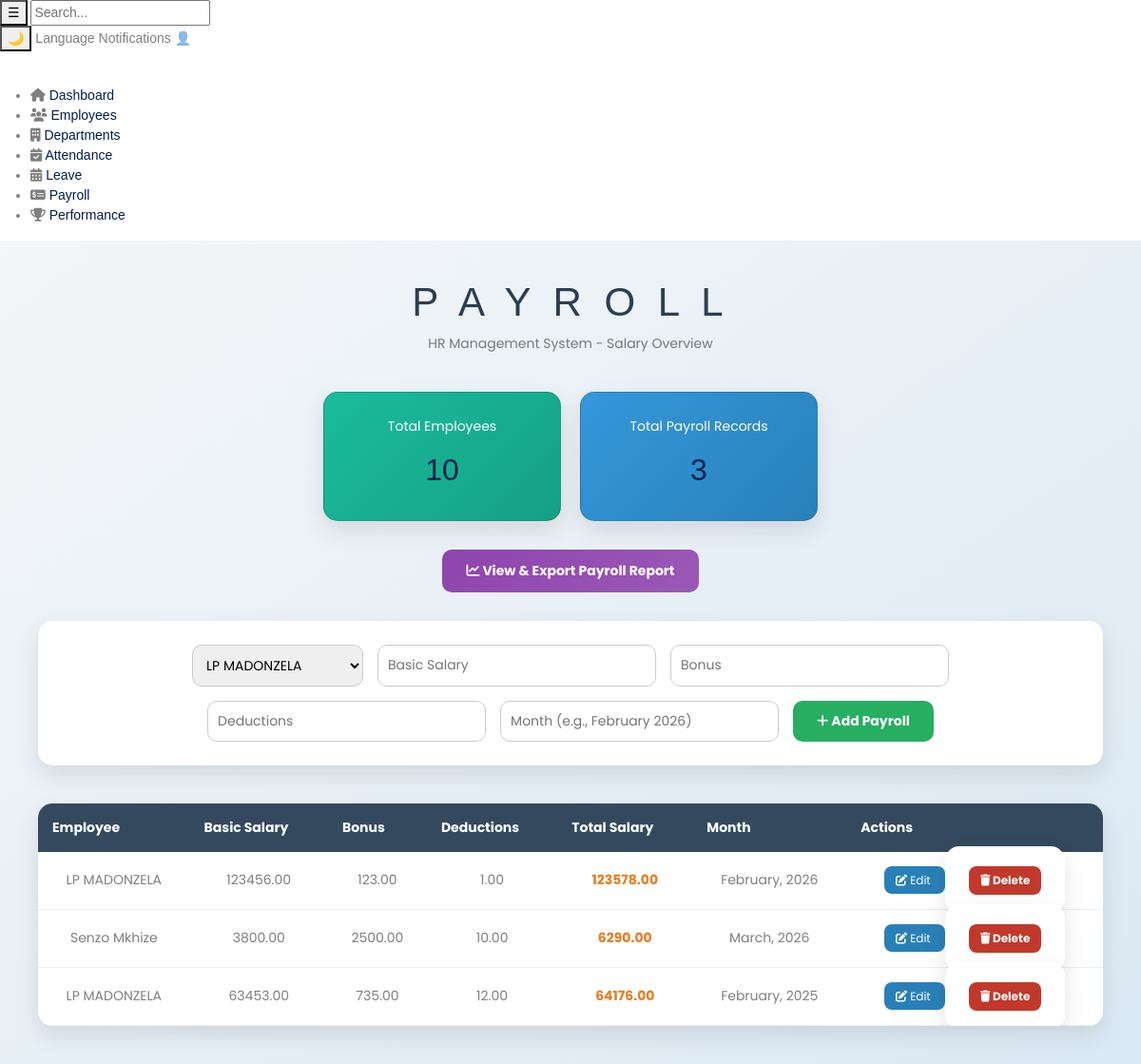
Page /hr/payroll/ on the earlier database version.
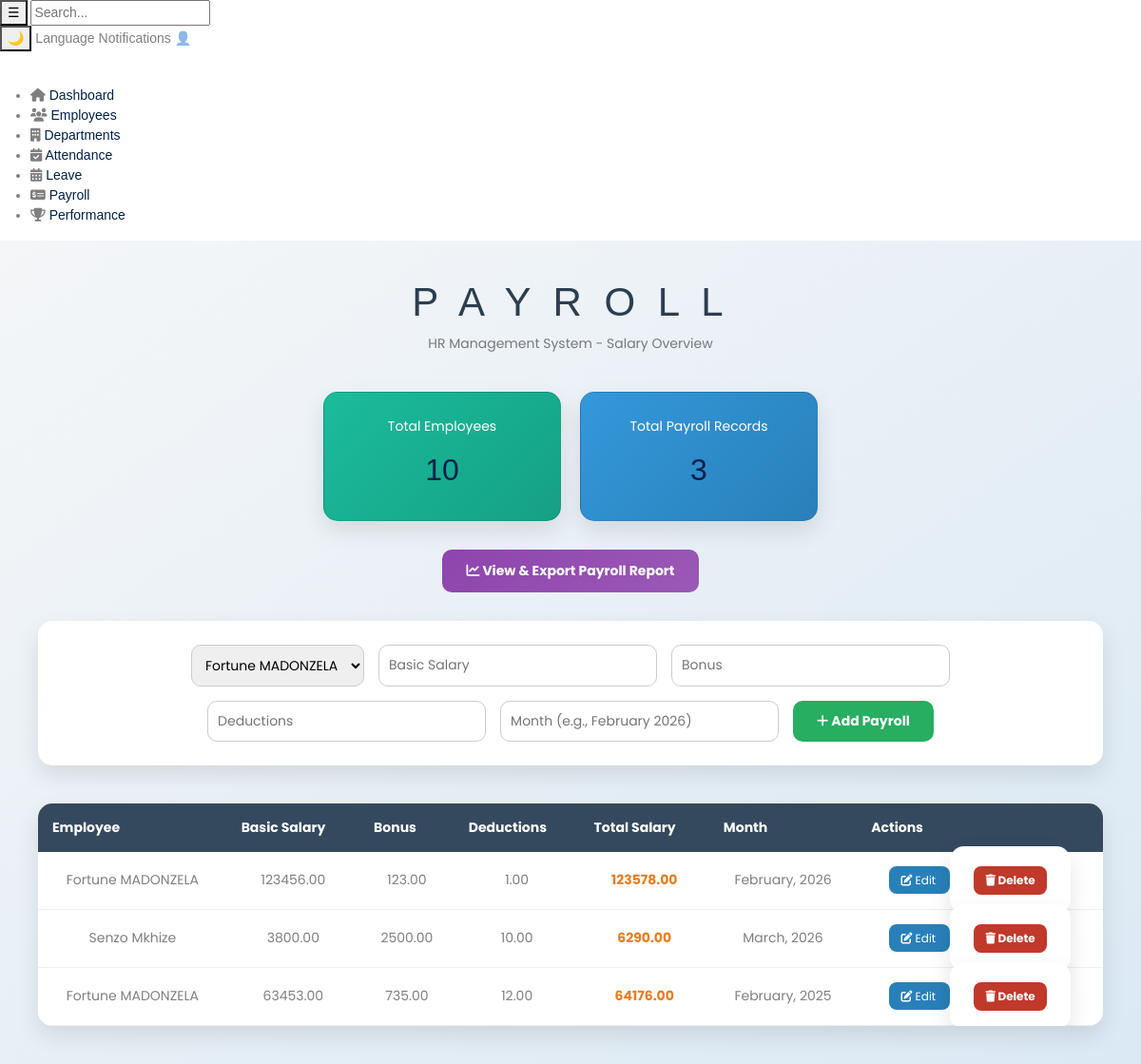
Same page on the later database version.
### hr/models.py (models this page shows, shortened)
class Payroll(models.Model):
    employee = models.ForeignKey(Employee, on_delete=models.CASCADE)
    basic_salary = models.DecimalField(max_digits=10, decimal_places=2)
    bonus = models.DecimalField(max_digits=10, decimal_places=2, default=0)
    deductions = models.DecimalField(max_digits=10, decimal_places=2, default=0)
    month = models.CharField(max_length=50)
    created_at = models.DateTimeField(auto_now_add=True)
    def total_salary(self):
        return self.basic_salary + self.bonus - self.deductions
    class Meta:
        unique_together = ('employee', 'month')

class Employee(models.Model):
    user = models.OneToOneField(User, on_delete=models.CASCADE)
    department = models.ForeignKey(Department, on_delete=models.CASCADE)
    first_name = models.CharField(max_length=50)
    last_name = models.CharField(max_length=50)
    email = models.EmailField(unique=True)
    role = models.ForeignKey(Role, on_delete=models.CASCADE)
    date_joined = models.DateField(auto_now_add=True)
    profile_picture = models.ImageField(upload_to='employee_profiles/', blank=True, null=True) #media/employee_profiles/
    contract_copy = models.FileField(upload_to='employee_contracts/', blank=True, null=True) #media/employee_contracts/

### hr/views.py (the view)
# urls.py: path('payroll/', PayrollView.as_view(), name='payroll'),
class PayrollView(View):
    def get(self, request):
        payrolls = Payroll.objects.select_related('employee').all()
        employees = Employee.objects.all()
        context = {
            'payrolls': payrolls,
            'employees': employees,
            'total_employees': employees.count(),
            'total_payroll': payrolls.count(),
        }
        return render(request, 'hr/pages/payroll.html', context)

### hr/templates/hr/pages/payroll.html (shortened to what this page needs)
{% extends "hr/base/base.html" %}
{% load static %}
{% block content %}
<link rel="stylesheet" href="https://cdnjs.cloudflare.com/ajax/libs/font-awesome/6.5.0/css/all.min.css">
<div class="payroll-container">
    <div class="payroll-header">
        <h1>P A Y R O L L</h1>
        <p>HR Management System - Salary Overview</p>
    </div>
    <div class="stats-cards">
        <div class="card employees-card">
            <p>Total Employees</p>
            <h2>{{ total_employees }}</h2>
        </div>
        <div class="card records-card">
            <p>Total Payroll Records</p>
            <h2>{{ total_payroll }}</h2>
        </div>
    </div>
    <div style="text-align:center; margin-bottom:30px;">
        <a href="{% url 'view_payroll_report' %}" class="view-report-btn">
            <i class="fa fa-chart-line"></i> View & Export Payroll Report
        </a>
    </div>
    <form method="POST" action="{% url 'add_payroll' %}">
        <select name="employee" required>
            {% for employee in employees %}
                <option value="{{ employee.id }}">
                    {{ employee.first_name }} {{ employee.last_name }}
                </option>
            {% endfor %}
        </select>
        <input type="number" name="basic_salary" placeholder="Basic Salary" required>
        <input type="number" name="bonus" placeholder="Bonus">
        <input type="number" name="deductions" placeholder="Deductions">
        <input type="text" name="month" placeholder="Month (e.g., February 2026)" required>
        <button type="submit">
            <i class="fa fa-plus"></i> Add Payroll
        </button>
    </form>
    <table>
        <thead>
            <tr>
                <th>Employee</th>
                <th>Basic Salary</th>
                <th>Bonus</th>
                <th>Deductions</th>
                <th>Total Salary</th>
                <th>Month</th>
                <th>Actions</th>
            </tr>
        </thead>
        <tbody>
            {% for payroll in payrolls %}
            <tr>
                <td>{{ payroll.employee.first_name }} {{ payroll.employee.last_name }}</td>
                <td>{{ payroll.basic_salary }}</td>
                <td>{{ payroll.bonus }}</td>
                <td>{{ payroll.deductions }}</td>
                <td class="total-salary">{{ payroll.total_salary }}</td>
                <td>{{ payroll.month }}</td>
                <td>
                    <a href="{% url 'edit_payroll' payroll.id %}">
                        <i class="fa fa-edit"></i> Edit
                    </a>
                    <form method="POST"
                          action="{% url 'delete_payroll' payroll.id %}"
                          style="display:inline;">
                        <button type="submit"
                                onclick="return confirm('Are you sure?');">
                            <i class="fa fa-trash"></i> Delete
                        </button>
                    </form>
                </td>
            </tr>
            {% empty %}
            <tr>
                <td colspan="7" style="padding:20px; color:gray;">
                    No payroll records yet.
                </td>
            </tr>
            {% endfor %}
        </tbody>
    </table>
</div>
{% endblock %}

Differences in the rows shown:
changed through a linked row, Payroll "February, 2026": employee.first_name "LP" → "Fortune"
changed through a linked row, Payroll "February, 2025": employee.first_name "LP" → "Fortune"
Other differences:
form field employee: "LP MADONZELA" → "Fortune MADONZELA"
